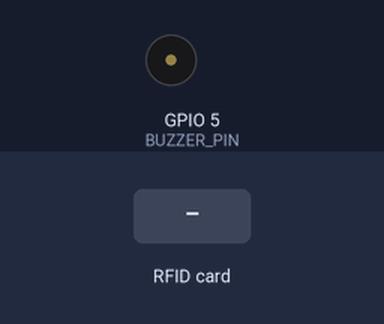
Bench run of a sketch on a simulated ESP8266 (NodeMCU). Parts: buzzer (waves = sounding). The inputs (shaded band) are chosen by the test bench. WiFi joins after 1.5 s; servers stay silent unless stated; uploads are accepted with an empty reply; what the sketch prints to the serial monitor is not drawn.

Above: at 2.7 s.
2.8 s: RFID card 5E 7A 19 C4 held to the reader
At 3.11 s:
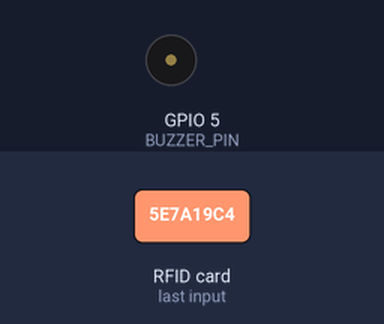
Timing chart, 0 to 5.8 s (numbered marks = the images above; inputs shaded):
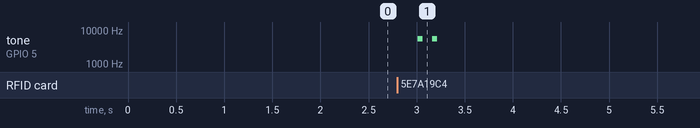

Measured:
- after the input at 2.8 s, tone on GPIO 5 (BUZZER_PIN): alternates 5555 Hz for 0.05 s and silent for 0.10 s, 4 changes in all, then stays silent, starting after 0.21 s

The sketch:

absensi_rfid.ino
```cpp
#include <SPI.h>
#include <MFRC522.h>
#include <ESP8266WiFi.h>
#include <ESP8266HTTPClient.h>

#define SS_PIN 2  // Pin SDA ke GPIO2 (D4)
#define RST_PIN 0 // Pin RST ke GPIO0 (D3)
#define BUZZER_PIN 5 // Pin buzzer ke GPIO5 (D1)

const char* ssid = "yourssid";
const char* password = "yourpass";

MFRC522 rfid(SS_PIN, RST_PIN); // Inisialisasi instansi RFID

bool alreadyPresent = false; // Status absen

void setup() {
    Serial.begin(115200);
    SPI.begin();
    rfid.PCD_Init();
    pinMode(BUZZER_PIN, OUTPUT);
    WiFi.begin(ssid, password);

    while (WiFi.status() != WL_CONNECTED) {
        delay(500);
        Serial.print(".");
    }
    Serial.println("Terhubung ke WiFi!");
}

void loop() {
    if (!rfid.PICC_IsNewCardPresent() || !rfid.PICC_ReadCardSerial()) {
        return;
    }

    String uidString = "";
    for (byte i = 0; i < rfid.uid.size; i++) {
        uidString += String(rfid.uid.uidByte[i], HEX);
    }

    Serial.println("UID dibaca: " + uidString);

    // Koneksi ke server PHP
    if (WiFi.status() == WL_CONNECTED) {
        HTTPClient http;
        WiFiClient client; // Objek WiFiClient
        String url = "http://192.168.238.23/absensi/getUser.php?uid=" + uidString; // Ganti dengan alamat IP server lokal Anda

        http.begin(client, url); // Pakai client
        int httpResponseCode = http.GET();

        if (httpResponseCode > 0) {
            String response = http.getString();
            Serial.println("Response dari server: " + response);

            // Buzzer sesuai input RFID
            if (response.indexOf("User not found") != -1) {
                // INnvalid Buzzer akan beep 3 kali
                for (int i = 0; i < 3; i++) {
                    tone(BUZZER_PIN, 5555);
                    delay(1000);
                    noTone(BUZZER_PIN);
                    delay(256);
                } // (broken)
                alreadyPresent = false; // Reset status absen
            } else if (response.indexOf("already present") != -1) {
                // Buzzer untuk sudah hadir
                for (int i = 0; i < 3; i++) {
                    tone(BUZZER_PIN, 500);
                    delay(500);
                    noTone(BUZZER_PIN);
                    delay(500);
                }  // (/broken)
            } else {
                // Valid Buzzer akan beep 2 kali
                alreadyPresent = true; // Set status absen
                for (int i = 0; i < 2; i++) {
                    tone(BUZZER_PIN, 5555);
                    delay(50);
                    noTone(BUZZER_PIN);
                    delay(100);
                }
            }
        } else {
            Serial.print("Error on HTTP request: ");
            Serial.println(httpResponseCode);
        }
        http.end();
    }

    rfid.PICC_HaltA();
    delay(256); // Delay atau sleep setelah input kartu
}
```
